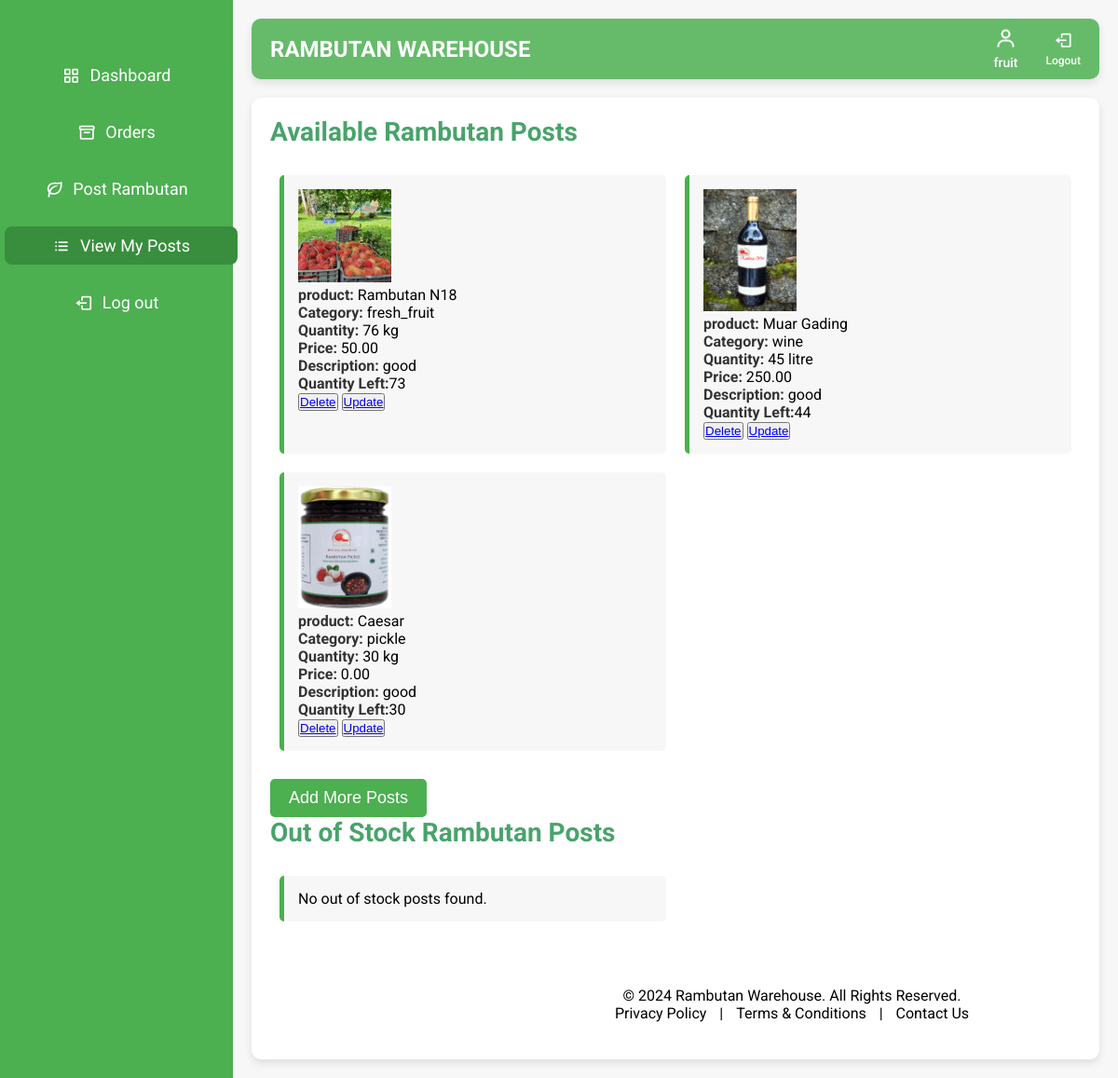
/view_posts/ (signed in), run on an earlier commit of the app's database.
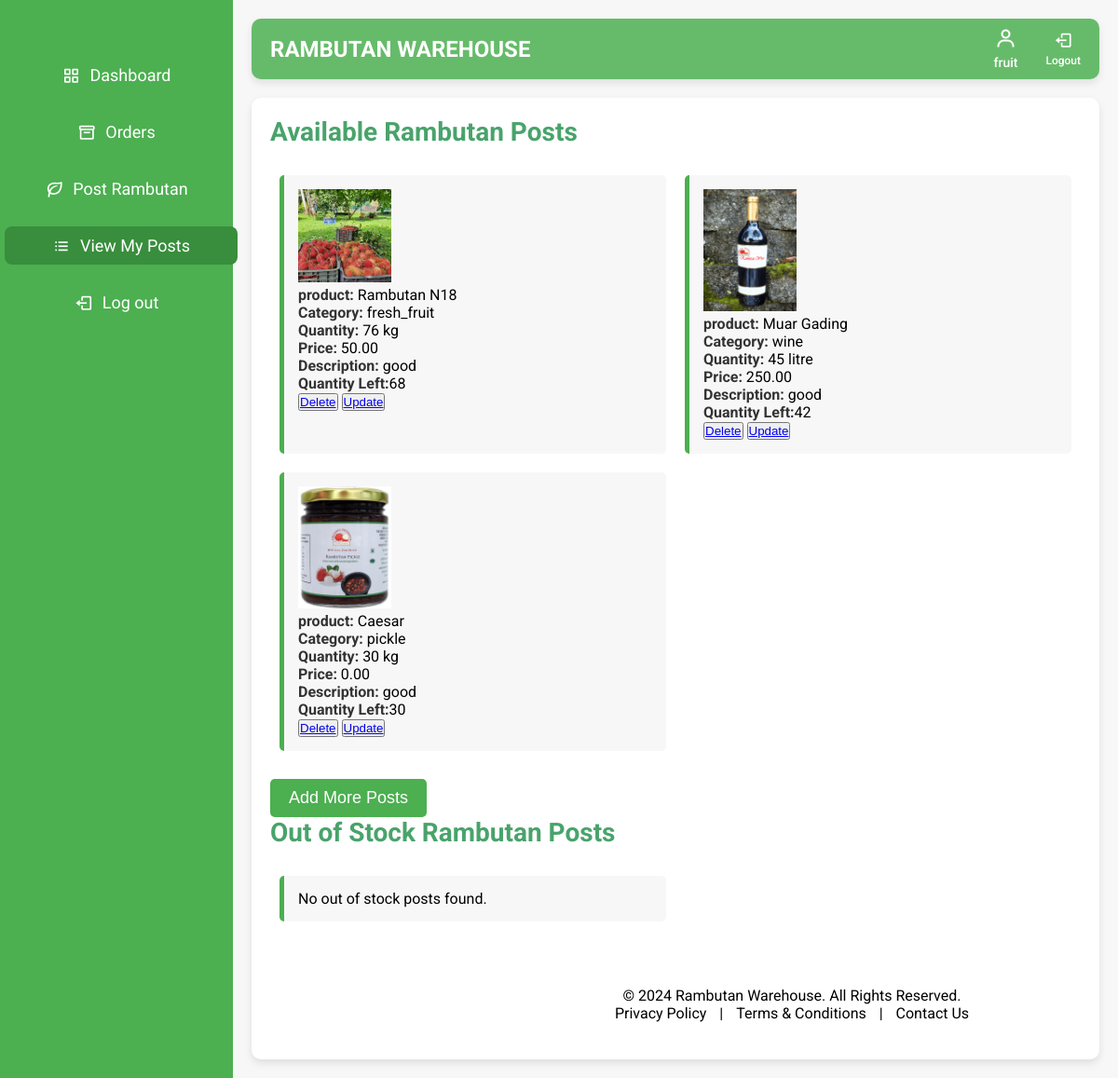
And on a later commit of the database.
### warehouse/models.py (models this page shows, shortened)
class RambutanPost(models.Model):
    farmer = models.ForeignKey('FarmerDetails', on_delete=models.CASCADE, related_name='rambutan_posts')
    PRODUCT_CHOICES = sorted([
        ('Binjai', 'Binjai'),
        ('Caesar', 'Caesar'),
        ('E35', 'E35'),
        ('Hg Deli Baling', 'Hg Deli Baling'),
        ('Jarum Emas', 'Jarum Emas'),
        ('Maharlika', 'Maharlika'),
        ('Malwana', 'Malwana'),
        ('Muar Gading', 'Muar Gading'),
        ('Rambutan N18', 'Rambutan N18'),
        ('Rongrien', 'Rongrien'),
        ('School Boy', 'School Boy'),
        ('other', 'Other')  # 'Other' option placed last
    ], key=lambda x: (x[0] != 'other', x[0]))  # Ensures 'Other' is last
    product = models.CharField(max_length=255, choices=PRODUCT_CHOICES)
    CATEGORY_CHOICES = [
        ('fresh_fruit', 'Fresh Fruit'),
        ('juice', 'Juice'),
        ('pickle', 'Pickle'),
        ('wine', 'Wine'),
    ]
    category = models.CharField(max_length=20, choices=CATEGORY_CHOICES)
    quantity_type = models.CharField(max_length=10, choices=[('kg', 'Kilograms'), ('L', 'Litres')])
    quantity = models.PositiveIntegerField(default=1)
    quantity_left = models.PositiveIntegerField(default=0)
    price = models.DecimalField(max_digits=10, decimal_places=2)
    image = models.ImageField(upload_to='rambutan_images/')
    description = models.TextField()
    created_at = models.DateTimeField(auto_now_add=True)
    is_available = models.BooleanField(default=True)

### warehouse/views.py (the view)
# urls.py: path('view_posts/',views.view_posts,name='view_posts'),
@login_required
@cache_control(no_cache=True, must_revalidate=True, no_store=True)
def view_posts(request):
    user = request.user
    try:
        farmer_details = user.farmerdetails
        available_posts = RambutanPost.objects.filter(farmer=farmer_details, is_available=True)
        out_of_stock_posts = RambutanPost.objects.filter(farmer=farmer_details, is_available=False, quantity_left=0)
        unavailable_posts = RambutanPost.objects.filter(farmer=farmer_details, is_available=False).exclude(quantity_left=0)
    except FarmerDetails.DoesNotExist:
        return redirect('farmer_details')
    context = {
        'available_posts': available_posts,
        'out_of_stock_posts': out_of_stock_posts,
        'unavailable_posts': unavailable_posts,
        'user': user,
    }
    return render(request, 'view_posts.html', context)

### warehouse/templates/view_posts.html (shortened to what this page needs)
<!DOCTYPE html>
<html lang="en" dir="ltr">
<head>
  <link href="https://unpkg.com/boxicons@2.0.7/css/boxicons.min.css" rel="stylesheet">
  <link href="https://cdn.jsdelivr.net/npm/sweetalert2@11/dist/sweetalert2.min.css" rel="stylesheet">
</head>
<body>
  <div class="sidebar">
    <ul class="nav-links">
      <li>
        <a href="{% url 'farmer_dashboard' %}" >
          <i class='bx bx-grid-alt'></i>
          <span class="links_name">Dashboard</span>
        </a>
      </li>
      <li>
        <a href="{% url 'farmer_orders' %}">
          <i class='bx bx-box'></i>
          <span class="links_name">Orders</span>
        </a>
      </li>
      <li>
        <a href="{% url 'post_rambutan' %}">
          <i class='bx bx-leaf'></i>
          <span class="links_name">Post Rambutan</span>
        </a>
      </li>
      <li>
        <a href="{% url 'view_posts' %}" class="active">
          <i class='bx bx-list-ul'></i>
          <span class="links_name">View My Posts</span>
        </a>
      </li>
      <li class="log_out">
        <a href="{% url 'logout' %}">
          <i class='bx bx-log-out'></i>
          <span class="links_name">Log out</span>
        </a>
      </li>
    </ul>
  </div>
  <section class="home-section">
    <nav class="top-navbar">
      <div class="logo">
        <span class="logo-text">Rambutan Warehouse</span>
      </div>
      <ul class="nav-icons">
        <li class="user-profile">
          <a href="#">
            <i class='bx bx-user'></i>
            <span class="icon-name">{{ user.name }}</span>
          </a>
        </li>
        <li>
          <a href="{% url 'logout' %}">
            <i class='bx bx-log-out'></i>
            <span class="icon-name">Logout</span>
          </a>
        </li>
      </ul>
    </nav>
    <div class="home-content">
      <div class="posts-section">
        <h2>Available Rambutan Posts</h2>
        <ul>
          {% for post in available_posts %}
          <li>
            <img src="/media/{{ post.image }}" alt="{{ post.name }}" width="100px"><br>
            <strong>product:</strong> {{ post.product }}<br>
            <strong>Category:</strong> {{ post.category }}<br>
            <strong>Quantity:</strong> {{ post.quantity }}  {{post.quantity_type }}<br>
            <strong>Price:</strong> {{ post.price }}<br>
            <strong>Description:</strong> {{ post.description }}<br>
            <strong>Quantity Left:</strong>{{ post.quantity_left }}<br>
            <button><a href="{% url 'delete_post' post.id %}">Delete</a></button>
            <button><a href="{% url 'update_post' post.id %}">Update</a></button>
          </li>
          {% empty %}
          <li>No available posts found. Add your first rambutan post.</li>
          {% endfor %}
        </ul>
        <a href="{% url 'post_rambutan' %}">
          <button class="submit-button">Add More Posts</button>
        </a>
      </div>
      <div class="posts-section">
        <h2>Out of Stock Rambutan Posts</h2>
        <ul>
            {% for post in out_of_stock_posts %}
            <li>
                <img src="/media/{{ post.image }}" alt="{{ post.name }}" width="100px"><br>
                <strong>Name:</strong> {{ post.product }}<br>
                <strong>Category:</strong> {{ post.category }}<br>
                <strong>Quantity:</strong> {{ post.quantity_left }} {{post.quantity_type }}<br>
                <strong>Price:</strong> {{ post.price }}<br>
                <strong>Description:</strong> {{ post.description }}<br>
                <strong>Status:</strong> Out of Stock<br>
                <button><a href="{% url 'delete_post' post.id %}">Delete</a></button>
                <button><a href="{% url 'update_quantity' post.id %}">Update</a></button>
            </li>
            {% empty %}
            <li>No out of stock posts found.</li>
            {% endfor %}
        </ul>
      </div>
  <footer>
    <p>&copy; 2024 Rambutan Warehouse. All Rights Reserved.</p>
    <a href="#">Privacy Policy</a> |
    <a href="#">Terms & Conditions</a> |
    <a href="#">Contact Us</a>
  </footer>
  </section>
</body>
</html>

What changed in the data, as far as the page shows it:
changed RambutanPost "Rambutan N18": quantity_left "73" → "68"
changed RambutanPost "Muar Gading": quantity_left "44" → "42"
